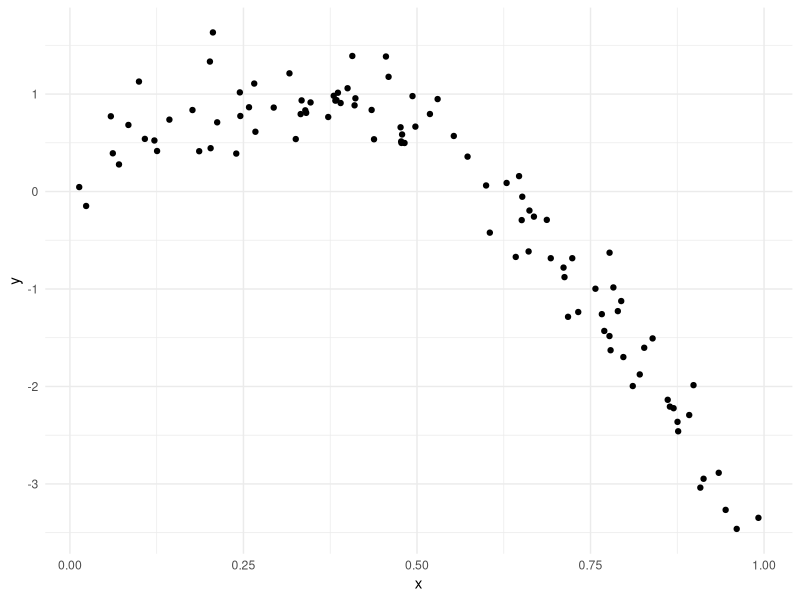
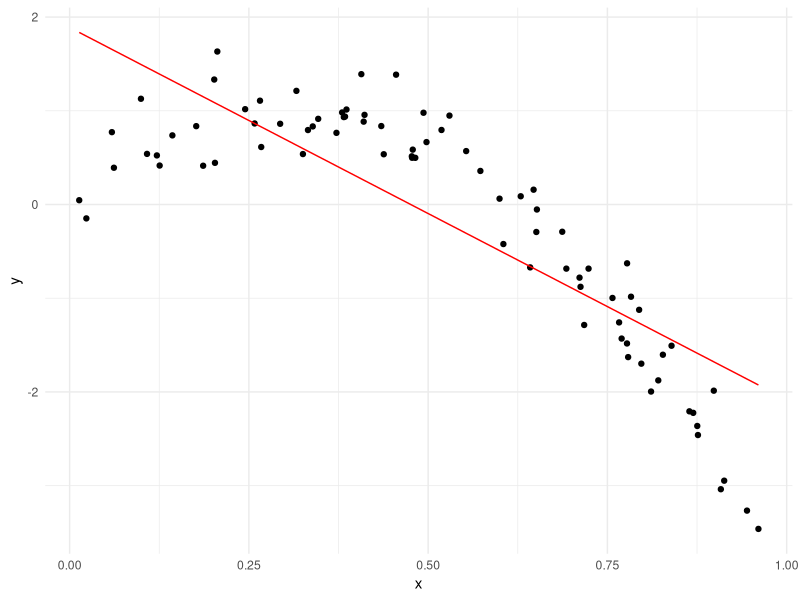
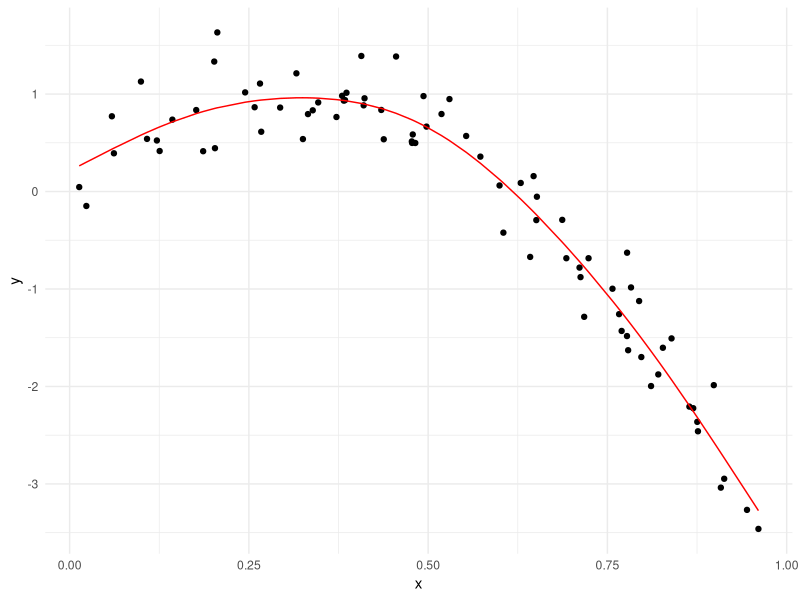
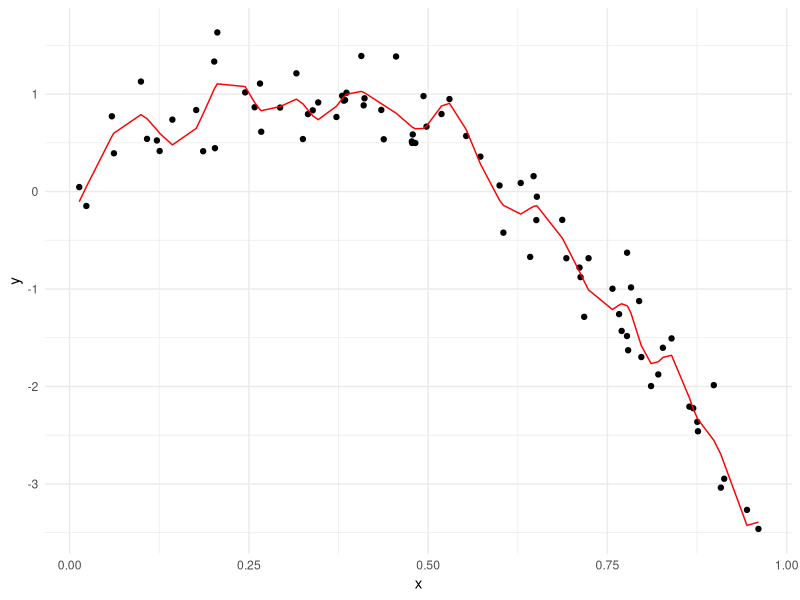
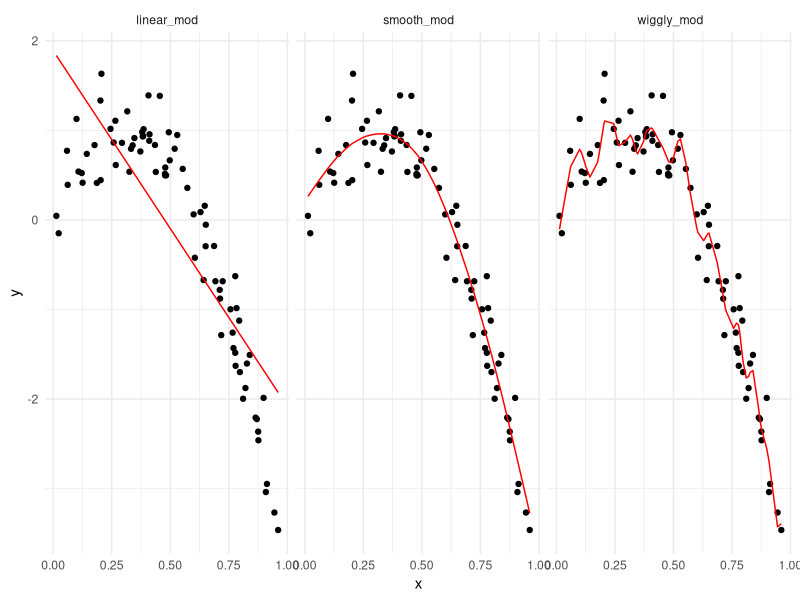
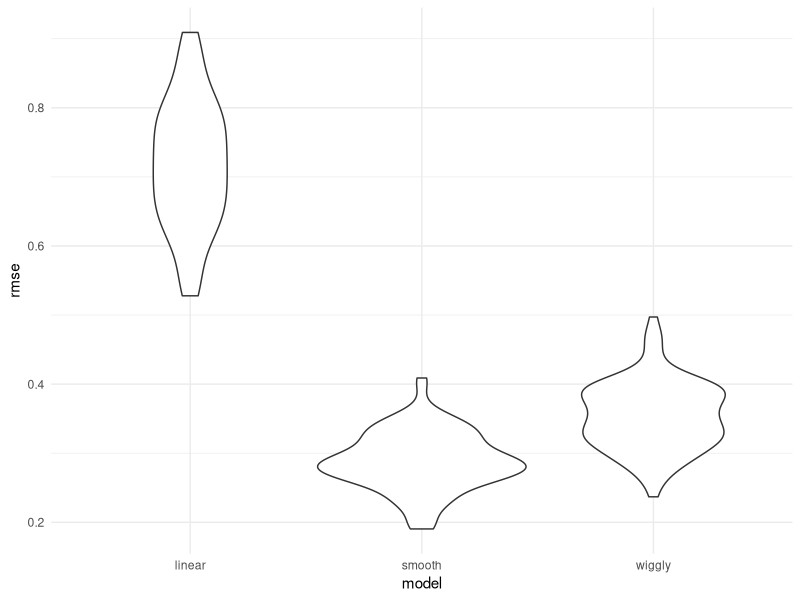

Generate these figures, in order, with R:
## ---- chunk 1
library(tidyverse)
library(modelr)
library(mgcv)
knitr::opts_chunk$set(
  fig.width = 6,
  fig.asp =0.6,
  out.width = "90%"
) 

theme_set(theme_minimal() + theme(legend.position = "bottom"))

options(
  ggplot2.continuous.colour = "viridis",
  ggplot2.continuous.fill = "viridis"
)

scale_colour_discrete = scale_colour_viridis_d
scale_fill_discrete = scale_fill_viridis_d
set.seed(1)
## ---- chunk 2
nonlin_df = 
  tibble(
    id = 1:100,
    x = runif(100, 0, 1),
    y = 1 - 10 * (x - .3) ^ 2 + rnorm(100, 0, .3)
  )

## ---- chunk 3

nonlin_df %>% 
  ggplot(aes(x = x, y = y)) + 
  geom_point()
## ---- chunk 4
train_df = sample_n(nonlin_df, size=80)
test_df = anti_join(nonlin_df, train_df, by = "id")


## ---- chunk 5
linear_mod=lm(y~x,data=train_df)
smooth_mod=gam(y~s(x),data = train_df)
wiggly_mod=gam(y~s(x,k=30),sp=10e-6,data=train_df)
## ---- chunk 6
train_df %>% 
  add_predictions(linear_mod) %>% 
  ggplot(aes(x=x,y=y))+
  geom_point()+ 
  geom_line(aes(y=pred),color="red")
## ---- chunk 7
train_df %>% 
  add_predictions(smooth_mod) %>% 
  ggplot(aes(x=x,y=y))+
  geom_point()+ 
  geom_line(aes(y=pred),color="red")
## ---- chunk 8
train_df %>% 
  add_predictions(wiggly_mod) %>% 
  ggplot(aes(x=x,y=y))+
  geom_point()+ 
  geom_line(aes(y=pred),color="red")
## ---- chunk 9
train_df %>% 
  gather_predictions(linear_mod,smooth_mod,wiggly_mod) %>% 
  ggplot(aes(x=x,y=y))+
  geom_point()+ 
  geom_line(aes(y=pred),color="red") +
  facet_grid(.~model)
## ---- chunk 10
rmse(linear_mod,test_df)
rmse(smooth_mod,test_df)
rmse(wiggly_mod,test_df)
## ---- chunk 11
cv_df=
  crossv_mc(nonlin_df,100)
## ---- chunk 12
cv_df %>% pull(train) %>% .[[1]] %>% as.tibble()
cv_df %>% pull(test) %>% .[[1]] %>% as.tibble()
## ---- chunk 13
cv_df =cv_df %>% 
  mutate(train=map(train,as_tibble),
         test=map(test,as_tibble))
## ---- chunk 14
cv_df=cv_df %>% 
  mutate(linear_mod = map(.x=train,~lm(y~x,data=.x )),
         smooth_mod=map(.x=train,~gam(y~s(x),data=.x )),
         wiggly_mod=map(.x=train,~gam(y~s(x,k=30),sp=10e-6,data=.x ))) %>% 
  mutate(
    rmse_linear=map2_dbl(.x=linear_mod,.y=test, ~rmse(model=.x,data=.y)),
    rmse_smooth=map2_dbl(.x=smooth_mod,.y=test, ~rmse(model=.x,data=.y)),                       rmse_wiggly=map2_dbl(.x=wiggly_mod,.y=test, ~rmse(model=.x,data=.y)))
## ---- chunk 15
cv_df %>% 
  select(starts_with("rmse")) %>% 
  pivot_longer(
    everything(),
    names_to = "model", 
    values_to = "rmse",
    names_prefix = "rmse_") %>% 
  mutate(model = fct_inorder(model)) %>% 
  ggplot(aes(x = model, y = rmse)) + geom_violin()
## ---- chunk 16
cv_df %>% 
  select(starts_with("rmse")) %>% 
  pivot_longer(
    everything(),
    names_to = "model", 
    values_to = "rmse",
    names_prefix = "rmse_") %>% 
    group_by(model) %>% 
    summarize(avg_rmse=mean(rmse))
